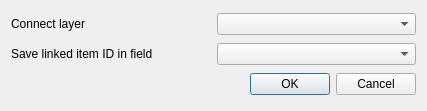
<?xml version="1.0" encoding="UTF-8"?>
<ui version="4.0">
 <class>connectLayer</class>
 <widget class="QDialog" name="connectLayer">
  <property name="geometry">
   <rect>
    <x>0</x>
    <y>0</y>
    <width>427</width>
    <height>111</height>
   </rect>
  </property>
  <property name="windowTitle">
   <string>Link It :: connect layer</string>
  </property>
  <layout class="QGridLayout" name="gridLayout">
   <item row="0" column="0">
    <widget class="QLabel" name="label">
     <property name="text">
      <string>Connect layer</string>
     </property>
    </widget>
   </item>
   <item row="0" column="1">
    <widget class="QComboBox" name="layer"/>
   </item>
   <item row="1" column="0">
    <widget class="QLabel" name="label_2">
     <property name="text">
      <string>Save linked item ID in field</string>
     </property>
    </widget>
   </item>
   <item row="1" column="1">
    <widget class="QComboBox" name="field"/>
   </item>
   <item row="2" column="0" colspan="2">
    <widget class="QDialogButtonBox" name="buttonBox">
     <property name="orientation">
      <enum>Qt::Horizontal</enum>
     </property>
     <property name="standardButtons">
      <set>QDialogButtonBox::Cancel|QDialogButtonBox::Ok</set>
     </property>
    </widget>
   </item>
  </layout>
 </widget>
 <resources/>
 <connections>
  <connection>
   <sender>buttonBox</sender>
   <signal>accepted()</signal>
   <receiver>connectLayer</receiver>
   <slot>accept()</slot>
   <hints>
    <hint type="sourcelabel">
     <x>257</x>
     <y>311</y>
    </hint>
    <hint type="destinationlabel">
     <x>157</x>
     <y>122</y>
    </hint>
   </hints>
  </connection>
  <connection>
   <sender>buttonBox</sender>
   <signal>rejected()</signal>
   <receiver>connectLayer</receiver>
   <slot>reject()</slot>
   <hints>
    <hint type="sourcelabel">
     <x>325</x>
     <y>311</y>
    </hint>
    <hint type="destinationlabel">
     <x>286</x>
     <y>122</y>
    </hint>
   </hints>
  </connection>
 </connections>
</ui>
